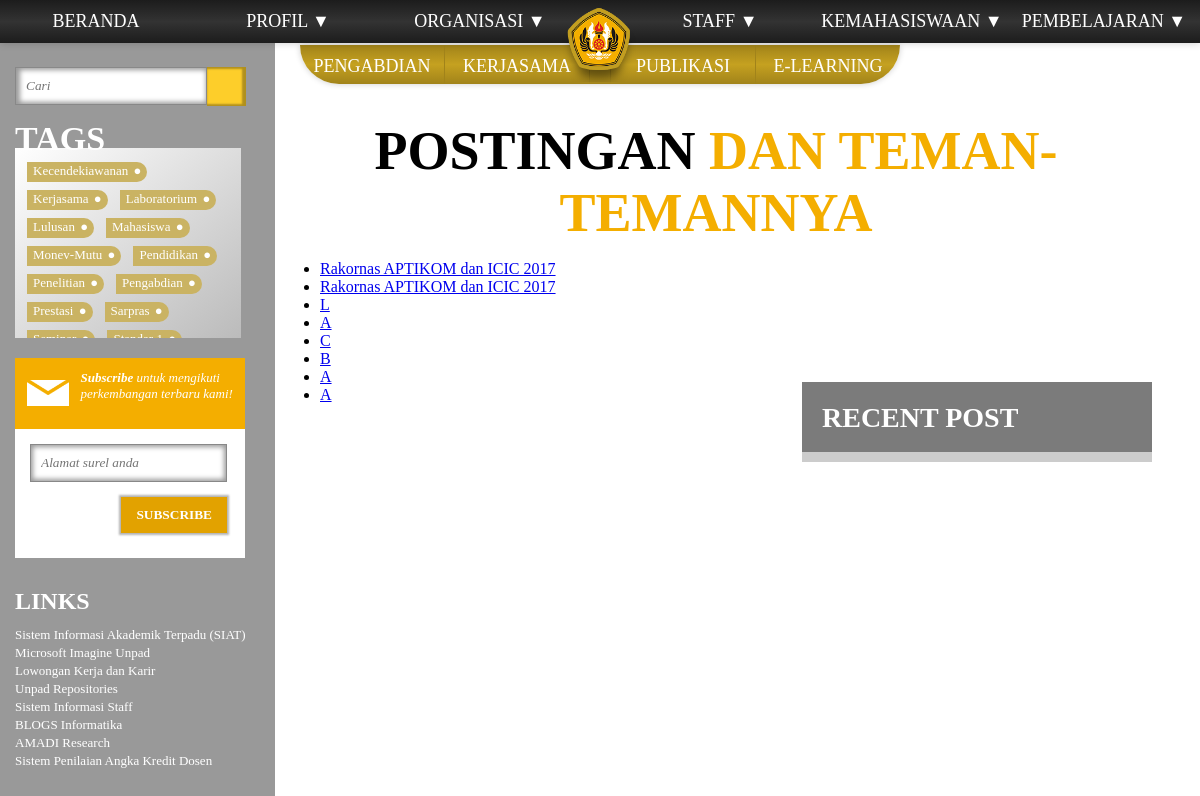
The page /Posting.php on the database as committed earlier.
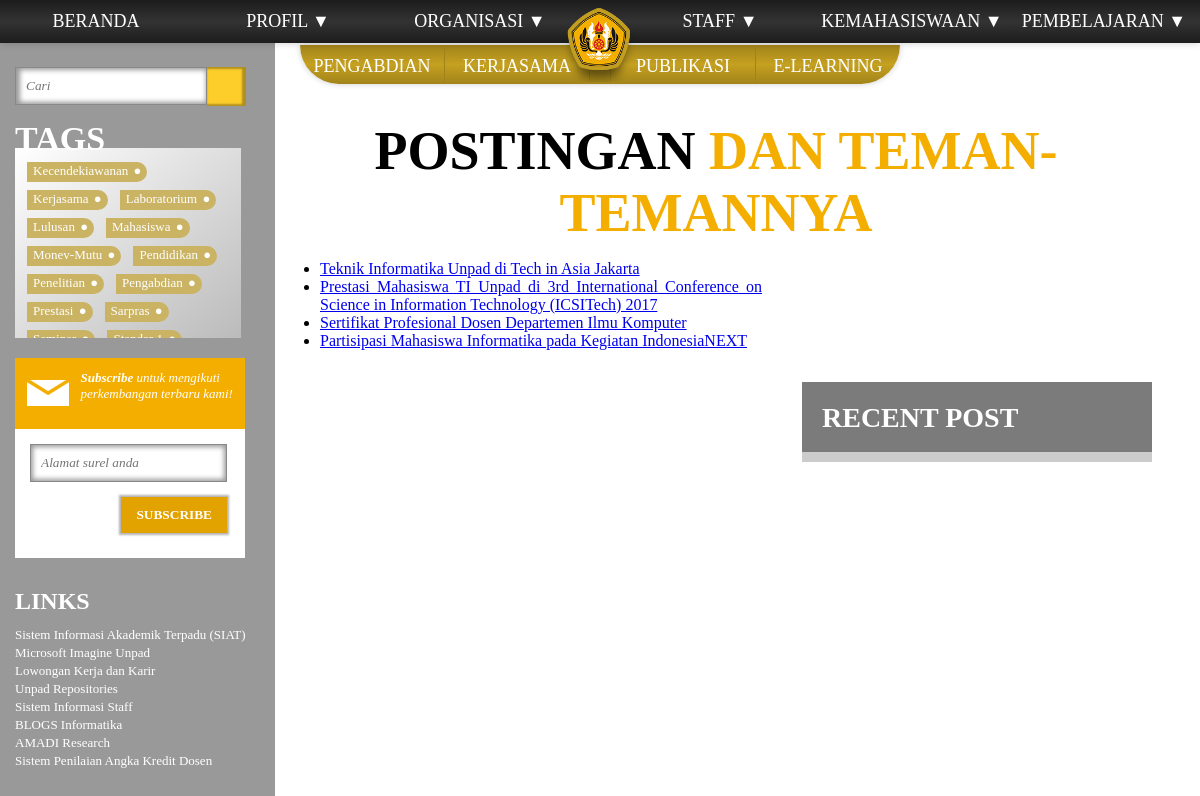
The same page on the database as committed later.
### tables this page shows
CREATE TABLE `posting` (
  `ID` int(11) NOT NULL,
  `Judul` text NOT NULL,
  `Tanggal` timestamp NOT NULL DEFAULT CURRENT_TIMESTAMP,
  `Isi` text NOT NULL,
  `Author` text NOT NULL,
  `tag0` int(11) DEFAULT NULL,
  `tag1` int(11) DEFAULT NULL,
  `tag2` int(11) DEFAULT NULL,
  `tag3` int(11) DEFAULT NULL,
  `tag4` int(11) DEFAULT NULL,
  `tag5` int(11) DEFAULT NULL,
  `tag6` int(11) DEFAULT NULL,
  `tag7` int(11) DEFAULT NULL,
  `tag8` int(11) DEFAULT NULL
);

### Posting.php (the view, shortened to what this page needs)
<!DOCTYPE html>
<html lang="en" xmlns="http://www.w3.org/1999/xhtml">
<head>
</head>
<body>
	<?php
		include 'database.php';
		$id=0;
		$isi ='';
	?>
    <div class="grid-container">
        <div class="grid-headline-header">
            <h1 class="headline-header"> POSTINGAN <span class="header-revcolor">DAN TEMAN-TEMANNYA </span></h1>
        </div>
        <div class="grid-content">
            <div class="contentstyle" style="margin:40px;text-align:justify">
                <?php
					echo $isi."<br>";
								?>
								<?php
					if($id==0){
						$sqlx = "SELECT * FROM posting ORDER BY ID DESC LIMIT 10";
						$resultx = $conn->query($sqlx);
						if (($resultx->num_rows > 0))
						{
							?>
							<ul>
							<?php
							while($rowx = $resultx->fetch_assoc())
							{
								?>
									<li><a href="?ID=<?php echo $rowx["ID"]."\">".$rowx["Judul"]; ?></a></li>
								<?php
							}
							?>
							</ul>
							<?php
						}
					}
				?>
            </div>
        </div>
    </div>
</body>
</html>

### css/konten_grid.css (style rules this page uses)
@media screen and (max-width: 1599px) and (min-width: 1200px) { .grid-container { margin-top: 42px; margin-left: 280px; } }
.grid-container { margin-right: 4%; display: grid; z-index: 5; transition: 0.5s; }
.grid-content { position: relative; font-family: 'Futura bk BT'; }
.grid-right-sidebar { position: relative; background-color: #ccc; }

### css/navbar.css (style rules this page uses)
li.lnavbar { width: 16%; float: left; }
li.rnavbar, .dropdown { width: 16%; }
li.lnavbar a, li.rnavbar a, .dropdown a { width: 100%; display: inline-block; color: white; text-align: center; padding: 7px 0; font-family: 'Futura Md BT'; text-decoration: none; margin-bottom: 4px; }
.dropdown { display: inline-block; position: relative; }
.dropdown a.dropbtn:after { content: ' \25bc'; transition: all 0.3s; }
ul.lower-navbar { position : fixed; top : 50px; width : 60%; list-style-type: none; margin: 0 20%; padding: 0; text-align: center; overflow: hidden; background-image: url("icon/navbar.png"); background-color: #ffd800; background: linear-gradient(#a1831a, #c5a120, #a1831a); z-index: 8; border-bottom-left-radius: 60px; border-bottom-right-radius: 60px; box-shadow: 0 0 6px 0 rgba(0, 0, 0, 0.2); }
li.lower-lnavbar { width: 24%; float: left; border-right: 0.5px solid #a1831a; }
li.lower-rnavbar { width: 24%; float: right; border-left: 0.5px solid #a1831a; }
li.lower-lnavbar a, li.lower-rnavbar a { margin: 0; width: 100%; display: inline-block; color: white; text-align: center; padding: 7px 0; font-family: 'Futura Md BT'; text-decoration: none; }
ul.lower-mnavbar { position : fixed; top : 0; max-width : 8%; list-style-type: none; margin: 0 46%; padding: 0; z-index: 10; }
li.lower-mnavbar { padding: 1px; float: middle; position: relative; }
@media screen and (max-width: 1599px) and (min-width: 700px) { ul.lower-navbar { top: 45px; width: 50%; margin: 0 25%; } }
@media screen and (max-width: 1599px) and (min-width: 700px) { li.lnavbar a, li.rnavbar a, .dropdown a, li.lower-lnavbar a, li.lower-rnavbar a { font-size: 18px; } }

### css/konten.css (style rules this page uses)
span.header-revcolor { color: #f4ae00; }
h2 { font-family: 'Futura bk BT'; margin-bottom: 10px; }
p { font-family: 'Futura bk BT'; }
.grid-right-sidebar h2 { font-family: 'Futura md BT'; font-size: 28px; color: white; padding: 20px; height: 30px; width: calc(100% - 40px); background-color: rgba(0, 0, 0, 0.4); }

Rows that differ between the two databases and show on the page:
removed posting: Judul "Rakornas APTIKOM dan ICIC 2017"
removed posting: Judul "Rakornas APTIKOM dan ICIC 2017"
removed posting: Judul "L"
removed posting: Judul "A"
removed posting: Judul "C"
changed posting: Judul "B" → "Teknik Informatika Unpad di Tech in Asia Jakarta"
changed posting: Judul "A" → "Prestasi Mahasiswa TI Unpad di 3rd International Conference on Science in Information Technology (ICSITech) 2017"
changed posting: Judul "A" → "Sertifikat Profesional Dosen Departemen Ilmu Komputer"
added posting: Judul "Partisipasi Mahasiswa Informatika pada Kegiatan IndonesiaNEXT"
